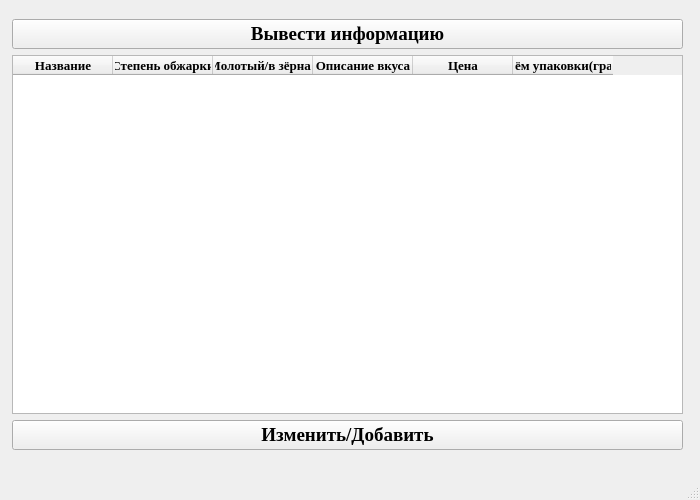
<?xml version="1.0" encoding="UTF-8"?>
<ui version="4.0">
 <class>MainWindow</class>
 <widget class="QMainWindow" name="MainWindow">
  <property name="geometry">
   <rect>
    <x>0</x>
    <y>0</y>
    <width>700</width>
    <height>500</height>
   </rect>
  </property>
  <property name="windowTitle">
   <string>MainWindow</string>
  </property>
  <widget class="QWidget" name="centralwidget">
   <widget class="QWidget" name="layoutWidget">
    <property name="geometry">
     <rect>
      <x>12</x>
      <y>19</y>
      <width>671</width>
      <height>431</height>
     </rect>
    </property>
    <layout class="QVBoxLayout" name="verticalLayout">
     <item>
      <widget class="QPushButton" name="print">
       <property name="font">
        <font>
         <family>Times New Roman</family>
         <pointsize>14</pointsize>
         <weight>75</weight>
         <bold>true</bold>
        </font>
       </property>
       <property name="text">
        <string>Вывести информацию</string>
       </property>
      </widget>
     </item>
     <item>
      <widget class="QTableWidget" name="table">
       <property name="font">
        <font>
         <family>Times New Roman</family>
         <pointsize>10</pointsize>
         <weight>75</weight>
         <bold>true</bold>
        </font>
       </property>
       <column>
        <property name="text">
         <string>Название</string>
        </property>
        <property name="font">
         <font>
          <family>Times New Roman</family>
          <pointsize>10</pointsize>
          <weight>75</weight>
          <bold>true</bold>
         </font>
        </property>
       </column>
       <column>
        <property name="text">
         <string>Степень обжарки</string>
        </property>
        <property name="font">
         <font>
          <family>Times New Roman</family>
          <pointsize>10</pointsize>
          <weight>75</weight>
          <bold>true</bold>
         </font>
        </property>
       </column>
       <column>
        <property name="text">
         <string>Молотый/в зёрнах</string>
        </property>
        <property name="font">
         <font>
          <family>Times New Roman</family>
          <pointsize>10</pointsize>
          <weight>75</weight>
          <bold>true</bold>
         </font>
        </property>
       </column>
       <column>
        <property name="text">
         <string>Описание вкуса</string>
        </property>
        <property name="font">
         <font>
          <family>Times New Roman</family>
          <pointsize>10</pointsize>
          <weight>75</weight>
          <bold>true</bold>
         </font>
        </property>
       </column>
       <column>
        <property name="text">
         <string>Цена</string>
        </property>
        <property name="font">
         <font>
          <family>Times New Roman</family>
          <pointsize>10</pointsize>
          <weight>75</weight>
          <bold>true</bold>
         </font>
        </property>
       </column>
       <column>
        <property name="text">
         <string>Объём упаковки(грамм)</string>
        </property>
        <property name="font">
         <font>
          <family>Times New Roman</family>
          <pointsize>10</pointsize>
          <weight>75</weight>
          <bold>true</bold>
         </font>
        </property>
       </column>
      </widget>
     </item>
     <item>
      <widget class="QPushButton" name="change">
       <property name="font">
        <font>
         <family>Times New Roman</family>
         <pointsize>14</pointsize>
         <weight>75</weight>
         <bold>true</bold>
        </font>
       </property>
       <property name="text">
        <string>Изменить/Добавить</string>
       </property>
      </widget>
     </item>
    </layout>
   </widget>
  </widget>
  <widget class="QMenuBar" name="menubar">
   <property name="geometry">
    <rect>
     <x>0</x>
     <y>0</y>
     <width>700</width>
     <height>21</height>
    </rect>
   </property>
  </widget>
  <widget class="QStatusBar" name="statusbar"/>
 </widget>
 <resources/>
 <connections/>
</ui>
